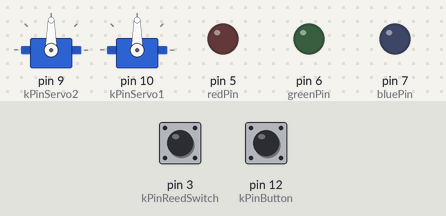
Bench run of a sketch on a simulated Arduino Uno, built with avr-gcc and run on an emulated ATmega328P. Parts: 2 × servo, output pins drawn as LEDs (lit = HIGH). Dashed ring = blinking. Inputs (shaded band) come from the test bench; at power-on: pin 12 (kPinButton) HIGH, pin 3 (kPinReedSwitch) HIGH.

Above: at 1.2 s.
1.3 s: pin 12 (kPinButton) pulled LOW for 0.15 s
At 2.0 s:
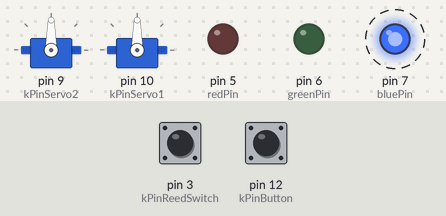
At 3.7 s:
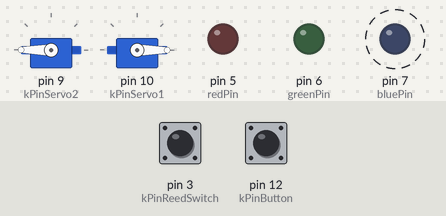
Timing chart, 0 to 12.8 s (numbered marks = the images above; inputs shaded):
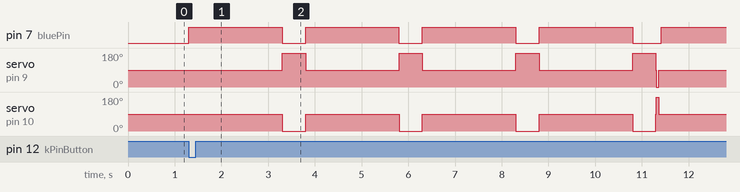

The sketch:

Sprint1.ino
```cpp
/*
 * Comments go here
 */

#include <Servo.h>


const int kPinReedSwitch = 3;
const int kPinServo1 = 10;
const int kPinServo2 = 9;
const int kPinButton = 12;
const int redPin = 5;
const int greenPin = 6;
const int bluePin = 7;

Servo servoRight;
Servo servoLeft;

int magnetnumb = 0;

void setup() {
    pinMode(kPinReedSwitch, INPUT);
    servoRight.attach(kPinServo2);
    servoLeft.attach(kPinServo1);
    pinMode(kPinButton, INPUT);


}

void stop(){
        servoRight.write(90);
        servoLeft.write(90);
    }

void forward() {
        servoLeft.write(0);
        servoRight.write(180);
}

void right() {
        servoRight.write(180);
        servoLeft.write(180);
}

void left() {
        servoRight.write(0);
        servoLeft.write(0);
}

void backward(){
        servoRight.write(0);
        servoLeft.write(180);
}

void ledBlue(){
    analogWrite(bluePin, 255);
    analogWrite(greenPin, 0);
    analogWrite(redPin, 0);
}

void ledOff(){
    analogWrite(bluePin, 0);
    analogWrite(greenPin, 0);
    analogWrite(redPin, 0);
}

void blinkBlue(){
    loop();{
        analogWrite(bluePin, 255);
        analogWrite(greenPin, 0);
        analogWrite(redPin, 0);
        delay(500);
        analogWrite(bluePin, 0);
        analogWrite(greenPin, 0);
        analogWrite(redPin, 0);
        delay(500);
    }
}


bool started = false;
void loop() {
    if (digitalRead(12) == LOW) {
        started = true;
    }


    if (started == false){
        return;
    }
    int reading = digitalRead(kPinReedSwitch);

    if (magnetnumb < 4){
        if(reading == LOW){
            forward();
            delay(10);
        } else {
            stop();
            ledBlue();
            delay(2000);
            ledOff();
            forward();
            delay(500);
            magnetnumb += 1;
        }
    } else {
        if (reading == LOW){
            forward();
            delay(10);
        } else {
            stop();
            delay(10);
            backward();
            delay(50);
            stop();
            delay(50);
            ledBlue();
            delay(500);
            stop();
            delay(100000000);

        }


    }

}
```

sprint1testcode.ino
```cpp
// ---------------------------------------------------------------------------
// Example NewPing library sketch that does a ping about 20 times per second.
// ---------------------------------------------------------------------------
/*
#include <NewPing.h>
#include <Servo.h>

#define TRIGGER_PIN  12  // Arduino pin tied to trigger pin on the ultrasonic sensor.
#define ECHO_PIN     11  // Arduino pin tied to echo pin on the ultrasonic sensor.
#define MAX_DISTANCE 200 // Maximum distance we want to ping for (in centimeters). Maximum sensor distance is rated at 400-500cm.

NewPing sonar(TRIGGER_PIN, ECHO_PIN, MAX_DISTANCE); // NewPing setup of pins and maximum distance.
Servo leftW;
Servo rightW;

void setup() {
  Serial.begin(115200); // Open serial monitor at 115200 baud to see ping results.
  leftW.attach(5);
  leftW.write(90);
  rightW.attach(9);
  rightW.write(90);
}

void stop() {
  leftW.write(90);
  rightW.write(90);
}

void forward() {
  leftW.write(0);
  rightW.write(180);
}

void backup() {
  leftW.write(180);
  rightW.write(0);
}

void loop() {
  delay(50);                      // Wait 50ms between pings (about 20 pings/sec). 29ms should be the shortest delay between pings.
  unsigned int uS = sonar.ping(); // Send ping, get ping time in microseconds (uS).
  Serial.print("Ping: ");
  int distance = uS/US_ROUNDTRIP_CM;
  Serial.print(distance); // Convert ping time to distance in cm and print result (0 = outside set distance range)
  Serial.println("cm");
  if (distance < 5) {
    stop();
    delay(1000);
    backup();
    delay(1000);
  } else {
    forward();
  }

}
*/
```

Measured:
- after the input at 1.3 s, pin 7 (bluePin): alternates HIGH for 2.0 s and LOW for 0.50 s, starting at once; servo on pin 9 (kPinServo2): 90° → 180° after 2.0 s, → 90° 0.50 s later, → 180° 2.0 s later, → 90° 0.50 s later, … (10 changes in this stretch)
